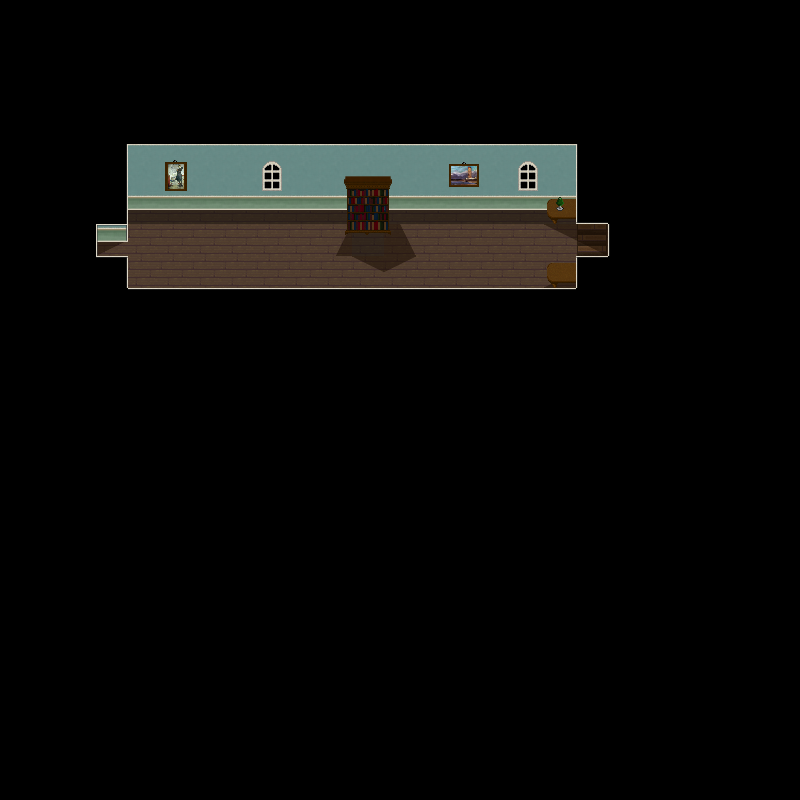

Below is a game level as drawn by its tile map, then a one-line description and the .tmx that defines it (tile-layer data replaced by summaries):
An orthogonal 25x25 tile map with 32x32 px tiles, 6 tile layers (Floor, Shadows, Walls, Above walls, below player, ...) and 22 objects (7x Wall, 6x Obstacle, 5x Safe, 2x Exit, 2x Hazard).

<map version="1.0" orientation="orthogonal" width="25" height="25" tilewidth="32" tileheight="32">
 <tileset firstgid="1" name="tiles3" tilewidth="32" tileheight="32">
  <image source="Pixelart/tiles3.png" width="320" height="672" />
 </tileset>
 <layer name="Floor" width="25" height="25">
  <data>[625 cells, 58 non-empty, 1 distinct tile ids]</data>
 </layer>
 <layer name="Shadows" width="25" height="25">
  <data>[625 cells, 22 non-empty, 7 distinct tile ids]</data>
 </layer>
 <layer name="Walls" width="25" height="25">
  <data>[625 cells, 44 non-empty, 5 distinct tile ids]</data>
 </layer>
 <layer name="Above walls, below player" width="25" height="25">
  <data>[625 cells, 14 non-empty, 12 distinct tile ids]</data>
 </layer>
 <layer name="Above" width="25" height="25">
  <properties>
   <property name="z-index" value="2" />
  </properties>
  <data>[625 cells, 25 non-empty, 8 distinct tile ids]</data>
 </layer>
 <layer name="Above2" width="25" height="25">
  <properties>
   <property name="z-index" value="2" />
  </properties>
  <data>[625 cells, 4 non-empty, 3 distinct tile ids]</data>
 </layer>
 <objectgroup name="Object Layer 1" width="25" height="25">
  <object type="Wall" x="128" y="128" width="448" height="64" />
  <object type="Wall" x="544" y="256" width="64" height="32" />
  <object type="Wall" x="128" y="288" width="448" height="32" />
  <object type="Wall" x="96" y="256" width="32" height="32" />
  <object name="Bedroom" type="Exit" x="64" y="224" width="32" height="32">
   <properties>
    <property name="Destination" value="0" />
    <property name="Play" value="1" />
    <property name="PlayerX" value="18" />
    <property name="PlayerY" value="7" />
    <property name="Status" value="0" />
   </properties>
  </object>
  <object name="Downstairs" type="Exit" x="576" y="224" width="32" height="32">
   <properties>
    <property name="Destination" value="2" />
    <property name="Play" value="1" />
    <property name="PlayerX" value="4" />
    <property name="PlayerY" value="8" />
    <property name="Status" value="0" />
   </properties>
  </object>
  <object type="Wall" x="544" y="192" width="64" height="32" />
  <object type="Wall" x="96" y="192" width="32" height="32" />
  <object type="Wall" x="352" y="192" width="32" height="32" />
  <object name="Fire" type="Hazard" x="384" y="192" width="32" height="32">
   <properties>
    <property name="ImageFile" value="./Pixelart/flames.png" />
   </properties>
  </object>
  <object name="Fire" type="Hazard" x="224" y="256" width="32" height="32">
   <properties>
    <property name="ImageFile" value="./Pixelart/flames.png" />
   </properties>
  </object>
  <object name="Rubble" type="Obstacle" x="320" y="224" width="32" height="32">
   <properties>
    <property name="CanMove" value="0" />
    <property name="ImageFile" value="./Pixelart/rubble.png" />
   </properties>
  </object>
  <object type="Safe" x="96" y="224" width="64" height="32" />
  <object type="Safe" x="288" y="256" width="224" height="32" />
  <object type="Safe" x="512" y="224" width="64" height="32" />
  <object type="Safe" x="128" y="192" width="160" height="32" />
  <object type="Safe" x="256" y="224" width="64" height="32" />
  <object name="Rubble" type="Obstacle" x="192" y="256" width="32" height="32">
   <properties>
    <property name="CanMove" value="0" />
    <property name="ImageFile" value="./Pixelart/rubble.png" />
   </properties>
  </object>
  <object name="Hole" type="Obstacle" x="128" y="256" width="32" height="32">
   <properties>
    <property name="CanMove" value="0" />
    <property name="ImageFile" value="./Pixelart/hole.png" />
   </properties>
  </object>
  <object name="Wood" type="Obstacle" x="448" y="224" width="32" height="32">
   <properties>
    <property name="CanMove" value="0" />
    <property name="ImageFile" value="./Pixelart/woodcollapse.png" />
   </properties>
  </object>
  <object name="Wood" type="Obstacle" x="512" y="256" width="32" height="32">
   <properties>
    <property name="CanMove" value="0" />
    <property name="ImageFile" value="./Pixelart/woodcollapse.png" />
   </properties>
  </object>
  <object name="Hole" type="Obstacle" x="224" y="224" width="32" height="32">
   <properties>
    <property name="CanMove" value="0" />
    <property name="ImageFile" value="./Pixelart/hole.png" />
   </properties>
  </object>
 </objectgroup>
</map>